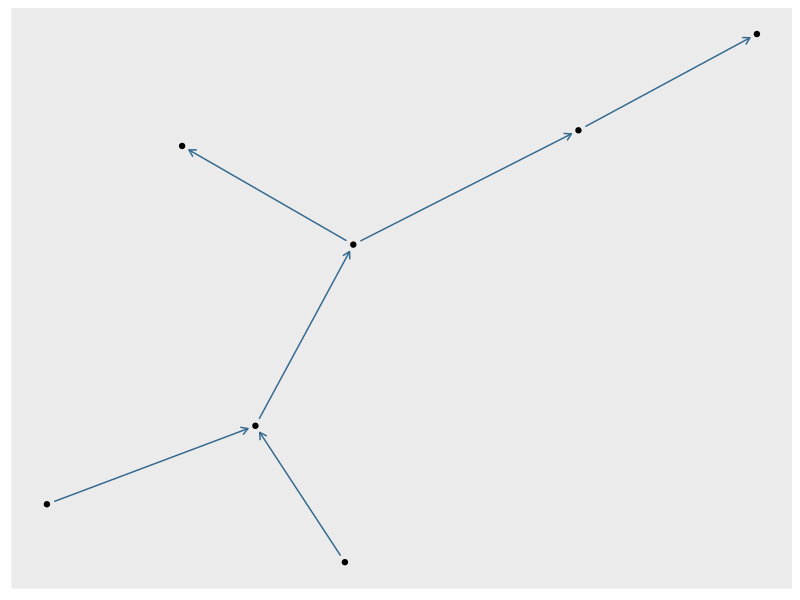
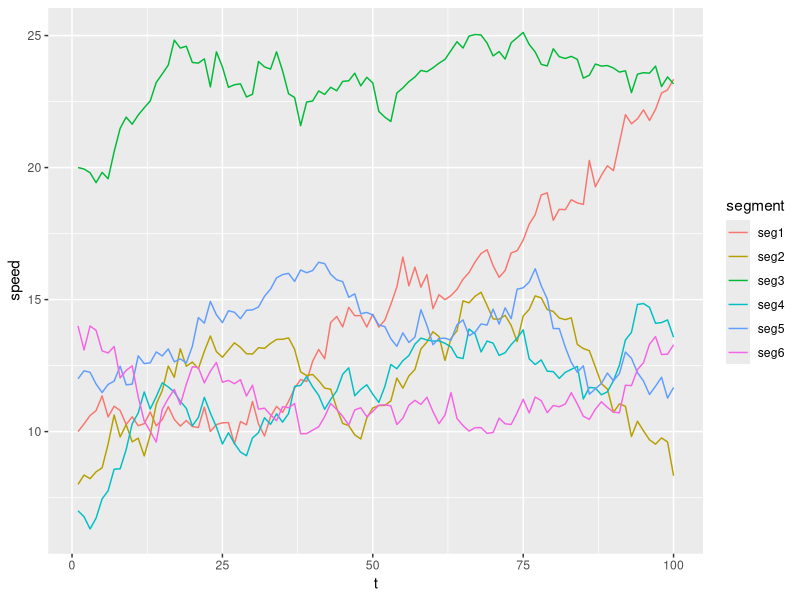

Generate these figures, in order, with R: (Note: this script raises an error after producing the figures.)
## create a transition matrix using adjacent segments
library(tidyverse)
library(ggraph)
library(tidygraph)
library(Matrix)
#library(rjags)

# 1. create a toy network
segments <- 
    tibble(
        id = 1:6,
        from = c(1:3, 5, 3, 6),
        to = c(2:4, 2, 6, 7)
    )

# 1b. plot the example
nwgraph <- as_tbl_graph(segments)
drawnw <- function(nw, speeds = 10, .seed = 1234) {
    set.seed(.seed)
    ggraph(nwgraph, layout="nicely") +
        geom_edge_fan(
            aes(color = speeds),
            arrow = arrow(length = unit(2, 'mm')), 
            start_cap = circle(2, 'mm'),
            end_cap = circle(2, 'mm')
        ) +
        geom_node_point() +
        scale_edge_color_gradientn(colours = viridis::viridis(256), limits = c(0, 30)) +
        theme(legend.position = "none")
}
drawnw(nwgraph)

# 2. generate matrix
generate_matrix <- function(x) {
    m <- Matrix(diag(nrow(x)), doDiag = FALSE)
    ## convert id to factor
    x$id <- as.integer(as.factor(x$id))
    ids <- unique(c(x$from, x$to))
    x$from <- as.integer(factor(x$from, levels = ids))
    x$to <- as.integer(factor(x$to, levels = ids))
    for (i in seq_along(1:nrow(m))) {
        toi <- x$id[x$to == x$from[i]]
        fromi <- x$id[x$from == x$to[i]]
        if (length(toi) > 0) m[i, toi] <- 1
        if (length(fromi) > 0) m[i, fromi] <- 1
    }
    sweep(m, 1, rowSums(m), "/")
}

mat <- generate_matrix(segments)

# 2b. test it
library(mvtnorm)

plotspeedmatrix <- function(x, fit) {
    colnames(x) <- paste0("seg", 1:ncol(x))
    x %>% as.tibble %>% mutate(t = 1:n()) %>%
        gather(key = "segment", value = "speed", -t) %>%
        ggplot(aes(t, speed, group = segment, color = segment)) +
            geom_path()
}

### simulation 1: uncorrelated speeds
## cols: segments; rows: times
set.seed(12345)
Y <- matrix(NA, nrow = 100, ncol = 6)
Y[1, ] <- c(10, 8, 20, 7, 12, 14)
for (i in 2:nrow(Y)) {
    Y[i, ] <- rnorm(ncol(Y), Y[i-1,], 0.5)
}
plotspeedmatrix(Y)
# apply(Y, 1, function(x) {
#     dev.hold()
#     print(drawnw(nwgraph, x))
#     dev.flush(dev.flush())
#     # Sys.sleep(1)
# })

## we want to estimate p(F | mu, sigma, X, Y), assuming mu(t) = mu for all t
X <- Y * NA
F <- generate_matrix(segments)
tF <- t(F) ## flip to get row-major form, for easier manipulation 

jags.data <- list(
    M = ncol(Y), 
    T = nrow(Y), 
    Y = t(Y), ## use transpose 
    # Fx = attr(tF, "x"),
    Fp = attr(tF, "p"),     # the column indexes
    Fi = attr(tF, "i") + 1, # the row indexes
    NNZ = length(attr(tF, "x"))
)

jags.fit <- jags.model('scripts/nw_model.jags', jags.data, n.chains = 2)
fsamps <- coda.samples(jags.fit, c('alpha', 'q2', 'sigma2'), n.iter = 10000, thin = 10)
summary(fsamps)

o <- par(mfrow = c(3, 6))
densplot(fsamps)
par(o)

## extract a simulation and plot




Q <- Matrix(diag(ncol(X)) * 10)  ## system noise
R <- Matrix(diag(ncol(X)) * 5)   ## measurement error
I <- Matrix(diag(ncol(X)))       ## an identity matrix




xhat <- cbind(rep(10, ncol(X)))
P <- Matrix(diag(ncol(X)) * 100, doDiag = FALSE)

pb <- txtProgressBar(0, nrow(Y), style = 3)
for (i in 1:nrow(Y)) {
    ## predict
    xhat <- as.matrix(F %*% xhat)
    P <- F %*% P %*% t(F) + Q

    ## update
    y <- Y[i, ] - xhat
    y[is.na(y)] <- 0
    S <- R + P
    K <- P %*% solve(S)
    X[i, ] <- xhat <- xhat + as.matrix(K %*% y)
    P <- (I - K) %*% P %*% t(I - K) + K %*% R %*% t(K)
    setTxtProgressBar(pb, i)
}; close(pb)


drawnw(nwgraph, speeds[, 1])
for (i in 1:nrow(X)) {
    p <- drawnw(nwgraph, X[i, ])
    dev.hold()
    print(p)
    dev.flush()
}

plotspeedmatrix(Y)


# 3. use data ("speeds") to calculate coefficients
